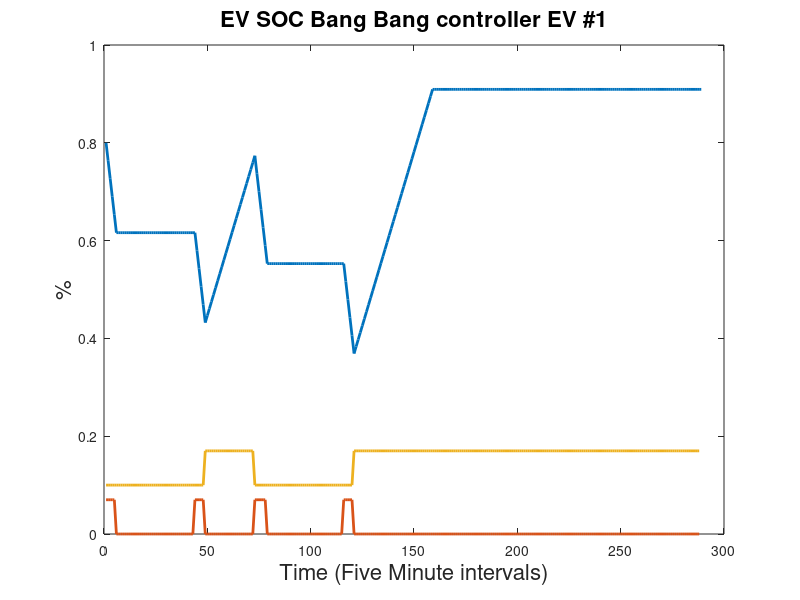

This figure's MATLAB source: (Note: this script raises an error after producing the figure.)
% Created by Amin
% A simple example using direct control and MPC 

close all;clear;clc;

% Input Building Parameters 

global A_opt;
global b_opt;
global Tsetwh;
global oc;
global WHlbT;

global xx;
global n;
global nvars;
global Twh;
global Tenv;
global totalR;
global valvegain;
global EVusage;
global ConsumtionGain;
global Cev;
global ChargW
global SOCinit;
global SOC;
global SOClb;
global mc;
global TimeStep;
global Qelement;
global whinit;
global EVconected;

global PredictionHorizon
EVusage=[];
input=csvread('2.Predictionfile.csv');
input=input'; 
inputP=csvread('1.PredictionfileP.csv'); % price signal
inputwh=csvread('3.PredictionfileWH.csv'); % water heater
inputEV=csvread('4.PredictionfileEV.csv'); % EV; connect status, lower bound, usage status. 
inputwh=inputwh';
inputEV=inputEV';
EVconected=inputEV(1,:);
EVusage=inputEV(3,:);
SOClb=inputEV(2,:)-0.1;

inputP=inputP';
price=inputP(2,:);   %1.ercot 2.detroit 3.CA; different price signals from various locations
%price=input(10,:);
ocall(1,:)=input(11,:);
ocall(2,:)=input(12,:);

Tsetall(1,:)=input(8,:)-1;
Tsetall(2,:)=input(13,:)-1;
whuseall(1,:)=input(14,:);
whuseall(2,:)=input(15,:);
whLBall(1,:)=inputwh(7,:);
whLBall(2,:)=inputwh(7,:);
n=[];
nvars=[];
pc0=[];

PredictionHorizon=10*60;  %should be devidable to timestep
TimeStep=5;    %min
SOCevAllmpc=[];
SOCAllbb=[];
BillevBB=[];
EVenergyBB=[];
EVenergyBBtotal=[]
EVenergyMPCtotal=[]
EVenergyMPC=[];
BillevMPC=[];


%% -------------------------------------------------
for nb=1:1   %number of buildings

    % simulation parameters

  %  oc=ocall(nb,:);
   % EVusage=EVuseall(nb,:);
    %EVlb=EVLBall(nb,:);    SOClb

    ChargW=5800;      %joule/second   R*I2
    ConsumtionGain=300*50;    %WH/mile * speed  = J/s
    chargingEF=0.90;
    Cev=34*1000*60*60   % battery capacity J kWh*hour*minute
    % reset for each building and controller
    initialSOC=SOClb(1)-0.1;
    EVchargeEnergy=[];
    SOC=initialSOC;
    bill=0;
    SOClb=[SOClb SOClb];
    EVconected=[EVconected EVconected];
    price=[price price];
    EVusage=[EVusage EVusage];
for n=1:288;

    
%% bang bang controler

            if SOC(n)>0.9 && EVconected(n)==1
                EVchargeEnergy=[EVchargeEnergy 0];
            elseif SOC(n)<0.9-0.01 && EVconected(n)==1
                EVchargeEnergy=[EVchargeEnergy ChargW];
            else
                if n==1 && EVconected(n)==1
                    EVchargeEnergy=[EVchargeEnergy ChargW];
                elseif  EVconected(n)==0
                    EVchargeEnergy=[EVchargeEnergy 0];
                else
                    EVchargeEnergy=[EVchargeEnergy EVchargeEnergy(n-1)];
                end
            end 

% water heater simulation
    

SOC(n+1)=SOC(n)+(EVchargeEnergy(n)-ConsumtionGain*EVusage(n))/Cev*TimeStep*60;
bill=bill+EVchargeEnergy(n)*price(n)/500000/chargingEF;    

end
SOCAllbb(nb,:)=SOC;
BillevBB(nb)=bill
EVenergyBB(nb,:)=EVchargeEnergy;
EVenergyBBtotal(nb)=sum(EVchargeEnergy)/12;
% BB plotter

figure;
plot(SOCAllbb(nb,:),'LineWidth',2);
str = ['EV SOC Bang Bang controller EV #',num2str(nb)];
title(str,'FontSize',16,'color','black');
xlabel('Time (Five Minute intervals)','FontSize',16);
ylabel('%','FontSize',16);
hold on;
plot(EVusage(1:288)*0.07,'LineWidth',2);
plot(EVconected(1:288)*0.07+0.10,'LineWidth',2);


%% MPC -----------------------------------------------
    % reset for each building and controller
    EVchargeEnergy=[];
    SOC=initialSOC;
    bill=0;
    
nvars = PredictionHorizon/TimeStep;    % Number of variables

for n=1:288;
n
%% MPC controler
          
c_opt=[];
%whinit=Twh(n);
%A_opt=tril(ones(nvars,nvars));
%b_opt = [];                          %A*x <= b

for i=1:nvars;
c_opt = [c_opt price(n+i)/500000];     %min c'*x

%A_opt(i:end,i) = Qelement*TimeStep*60/mc;
%b_opt(i)=whinit+(Qelement*i-(Twh(n)-Tenv(n))/totalR-valvegain*EVusage(n+i)*(Twh(n)-Tenv(n)))*TimeStep*60/mc+2+(1-WHlbT(n+i)).*30;    % setpoint is missing!!!!!
%b_opt(nvars+i)=-(whinit+(Qelement*i-(Twh(n)-Tenv(n))/totalR-valvegain*EVusage(n+i)*(Twh(n)-Tenv(n)))*TimeStep*60/mc)+2;

end
%A_opt=[A_opt;-A_opt];
%b_opt=b_opt';


intcon=1:nvars;
options = gaoptimset;
options.TimeLimit=100;
options = gaoptimset(options,'PopulationSize',50);
LB = zeros(1,nvars);   % Lower bound
UB = ones(1,nvars);  % Upper bound
for iub=1:nvars
    if EVconected(n+iub)==0
        UB(iub) = 0;  % Upper bound  when ev is not connected to charger
    end
end

whobjfun=@(x) ((x*ChargW)*c_opt');
Constraint=@constraintEV;
%Constraint=@(x) (A_opt*x'-b_opt,[]);
[x_EV,fval_wh] = ga(whobjfun,nvars,[],[],[],[],LB,UB,Constraint,intcon,options);
           

% EV simulation
    EVchargeEnergy(n)=x_EV(1)*ChargW;
    SOC(n+1)=SOC(n)+(EVchargeEnergy(n)-ConsumtionGain*EVusage(n))/Cev*TimeStep*60;
    bill=bill+EVchargeEnergy(n)*price(n)/500000/chargingEF; 
        
end
SOCevAllmpc(nb,:)=SOC;
BillevMPC(nb)=bill;
EVenergyMPC(nb,:)=EVchargeEnergy;
EVenergyMPCtotal(nb)=sum(EVchargeEnergy)/12;
% MPC plotter

figure;
plot(SOCevAllmpc(nb,:),'LineWidth',2); % EV SOC, blue line
str = ['MPC EV #',num2str(nb)];
title(str,'FontSize',16,'color','black');
xlabel('Time (Five Minute intervals)','FontSize',16);
ylabel('C','FontSize',16);
hold on;
plot(EVusage(1:288)*0.07,'LineWidth',2); % EV usage, red line
plot(EVconected(1:288)*0.07+0.10,'LineWidth',2); % EV connected yellow line
plot(SOClb(1:288),'LineWidth',1,'LineWidth',1,'LineStyle','--','Color',[0 0 0]); % black dash line
plot(0.91+SOClb(1:288).*0,'LineWidth',1,'LineWidth',1,'LineStyle','--','Color',[0 0 0]); % 0.91 hline, upper limit of EV SOC


%subplot first building

figure
subplot(2,1,1);
plot(SOCAllbb(nb,:),'b','LineWidth',1,'Color',[0.152941182255745 0.227450981736183 0.372549027204514]);
str = ['BB EV #',num2str(nb)];
title(str,'FontSize',16,'color','black');
xlabel('Time (Five Minute intervals)','FontSize',16);
ylabel('C','FontSize',16);
hold on;
plot(EVusage(1:288)*0.07,'r','LineWidth',1,'Color',[0.635294139385223 0.0784313753247261 0.184313729405403],'LineStyle','-');
plot(EVconected(1:288)*0.07+0.10,'r','LineWidth',1,'Color',[0.635294139385223 0.0784313753247261 0.184313729405403],'LineStyle','-');
plot(0.91+SOClb(1:288).*0,'LineWidth',1,'LineWidth',1,'LineStyle','--','Color',[0 0 0]);

subplot(2,1,2);
plot(SOCevAllmpc(nb,:),'b','LineWidth',1,'Color',[0.152941182255745 0.227450981736183 0.372549027204514]);
str = ['Water Heater Temperature MPC building #',num2str(nb)];
title(str,'FontSize',16,'color','black');
xlabel('Time (Five Minute intervals)','FontSize',16);
ylabel('C','FontSize',16);
hold on;
plot(EVusage(1:288)*0.07,'r','LineWidth',1,'Color',[0.635294139385223 0.0784313753247261 0.184313729405403],'LineStyle','-');
plot(EVconected(1:288)*0.07+0.10,'r','LineWidth',1,'Color',[0.635294139385223 0.0784313753247261 0.184313729405403],'LineStyle','-');
plot(SOClb(1:288),'LineWidth',1,'LineWidth',1,'LineStyle','--','Color',[0 0 0]);
plot(0.91+SOClb(1:288).*0,'LineWidth',1,'LineWidth',1,'LineStyle','--','Color',[0 0 0]);



end




